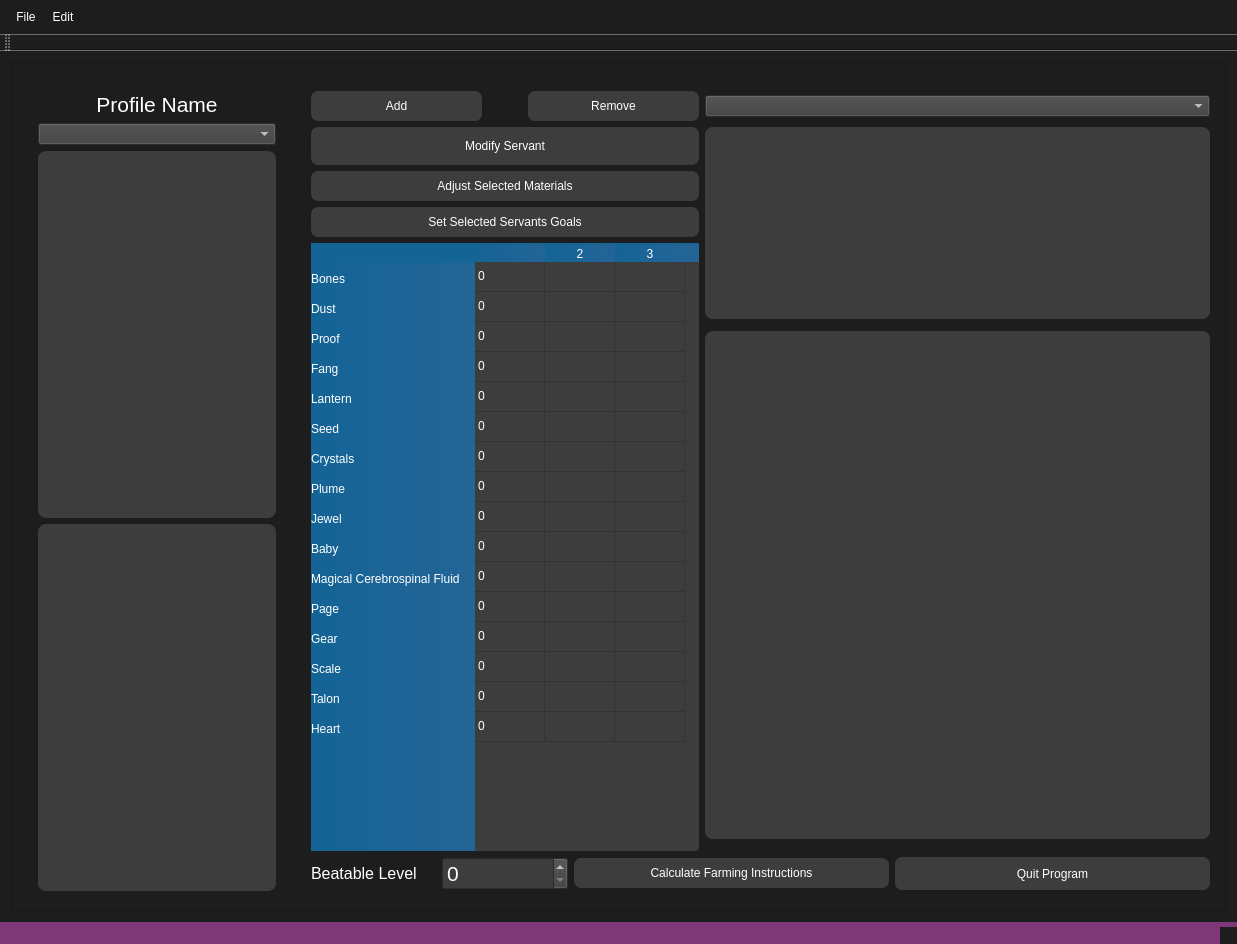
<?xml version="1.0" encoding="UTF-8"?>
<ui version="4.0">
 <class>MainWindow</class>
 <widget class="QMainWindow" name="MainWindow">
  <property name="geometry">
   <rect>
    <x>0</x>
    <y>0</y>
    <width>1237</width>
    <height>944</height>
   </rect>
  </property>
  <property name="windowTitle">
   <string>MainWindow</string>
  </property>
  <property name="styleSheet">
   <string notr="true">QMainWindow{
background-color:#1d1d1d;
}

QDialog{
background-color:#1d1d1d;
}

QFileDialog{
background-color: #1d1d1d;
}

QInputDialog{
background-color: #1d1d1d;
}

QWidget{
background-color: #1d1d1d;
}

QMenuBar{
background-color:#1d1d1d;
padding:5px;
	font: 12pt &quot;MS Shell Dlg 2&quot;;
}

QMenuBar::item{
background-color:#1d1d1d;
color:#fff;
padding:5px;
}

QMenu{
color:#fff;
padding:0;
}

QMenu::item:selected{
color:#fff;
background-color:#00aba9;
}

QSplitter::handle{
background-color: #1d1d1d;
}

QTableWidget{
background-color:#3d3d3d;
color:#fff;
border-radius: 4px;
}

QHeaderView::section{
background-color:qlineargradient(spread:pad, x1:0, y1:0, x2:1, y2:0, stop:0 rgba(20, 100, 150, 255), stop:1 rgba(36, 100, 150, 255));
border:none;
border-top-style:solid;
border-width:1px;
border-top-color:qlineargradient(spread:pad, x1:0, y1:0, x2:1, y2:0, stop:0 rgba(20, 100, 150, 255), stop:1 rgba(36, 100, 150, 255));
color:#fff;

}
QHeaderView{
background-color:qlineargradient(spread:pad, x1:0, y1:0, x2:1, y2:0, stop:0 rgba(20, 100, 150, 255), stop:1 rgba(36, 100, 150, 255));

border:none;
border-top-style:solid;
border-width:1px;
border-top-color:#146496;
color:#fff;
	font: 75 12pt &quot;Calibri&quot;;
}

QTableCornerButton::section{
border:none;
background-color:#146496;
}

QListWidget{
background-color:#3d3d3d;
color:#fff;
border-radius: 8px;
}

QMenu{
background-color:#3d3d3d;
}

QStatusBar{
background-color:#7e3878;
color:#fff;
}

QPushButton{
min-width: 80px;
min-height: 30px;

border-style:solid;

background-color:#3d3d3d;
color:#fff;
border-radius:7px;
}

QPushButton:hover{
color:#ccc;
	background-color: qlineargradient(spread:pad, x1:0.517, y1:0, x2:0.517, y2:1, stop:0 rgba(45, 45, 45, 255), stop:0.505682 rgba(45, 45, 45, 255), stop:1 rgba(29, 29, 29, 255));
	border-color:#2d89ef;
border-width:2px;
}

QPushButton:pressed{
background-color: qlineargradient(spread:pad, x1:0.517, y1:0, x2:0.517, y2:1, stop:0 rgba(29, 29, 29, 255), stop:0.505682 rgba(45, 45, 45, 255), stop:1 rgba(29, 29, 29, 255));
}


QTabWidget::tab{
background-color:#3d3d3d;
}

QLineEdit{
border-radius:0;
color: #fff;
}

QProgressBar{
border-radius:0;
text-align:center;
color:#fff;
background-color:transparent;
border: 2px solid #e3a21a;
border-radius:7px;
	font: 75 12pt &quot;Open Sans&quot;;

}

QProgressBar::chunk{
background-color:#2d89ef;
width:20px;
}

QComboBox{
background-color: #3d3d3d;
color: #fff;
}

QComboBox QAbstractItemView{
background-color: #3d3d3d;
color: #fff;
}

QTextBrowser{
background-color: #3d3d3d;
color: #fff;
border-radius: 8px;
}

QSpinBox{
background-color: #3d3d3d;
color: #fff;
font: 16pt
}

QLabel{
color: #fff;
}

QCheckBox{
color: #fff;
}</string>
  </property>
  <widget class="QWidget" name="centralWidget">
   <property name="enabled">
    <bool>true</bool>
   </property>
   <property name="font">
    <font>
     <family>MS Shell Dlg 2</family>
    </font>
   </property>
   <layout class="QGridLayout" name="gridLayout_2">
    <item row="0" column="0">
     <widget class="QScrollArea" name="scrollArea">
      <property name="enabled">
       <bool>true</bool>
      </property>
      <property name="verticalScrollBarPolicy">
       <enum>Qt::ScrollBarAsNeeded</enum>
      </property>
      <property name="horizontalScrollBarPolicy">
       <enum>Qt::ScrollBarAsNeeded</enum>
      </property>
      <property name="sizeAdjustPolicy">
       <enum>QAbstractScrollArea::AdjustToContentsOnFirstShow</enum>
      </property>
      <property name="widgetResizable">
       <bool>false</bool>
      </property>
      <property name="alignment">
       <set>Qt::AlignCenter</set>
      </property>
      <widget class="QWidget" name="scrollAreaWidgetContents">
       <property name="geometry">
        <rect>
         <x>7</x>
         <y>8</y>
         <width>1203</width>
         <height>831</height>
        </rect>
       </property>
       <widget class="QWidget" name="layoutWidget">
        <property name="geometry">
         <rect>
          <x>283</x>
          <y>9</y>
          <width>921</width>
          <height>821</height>
         </rect>
        </property>
        <layout class="QGridLayout" name="gridLayout">
         <item row="12" column="0">
          <widget class="QLabel" name="label">
           <property name="sizePolicy">
            <sizepolicy hsizetype="Preferred" vsizetype="Preferred">
             <horstretch>0</horstretch>
             <verstretch>0</verstretch>
            </sizepolicy>
           </property>
           <property name="font">
            <font>
             <pointsize>12</pointsize>
            </font>
           </property>
           <property name="text">
            <string>Beatable Level</string>
           </property>
          </widget>
         </item>
         <item row="9" column="3">
          <widget class="QTextBrowser" name="FarmingInstructions"/>
         </item>
         <item row="2" column="3">
          <widget class="QComboBox" name="userServantClasses"/>
         </item>
         <item row="12" column="2" colspan="2">
          <layout class="QHBoxLayout" name="horizontalLayout_2">
           <item>
            <layout class="QHBoxLayout" name="horizontalLayout_3">
             <item>
              <widget class="QPushButton" name="CalculateFarming">
               <property name="text">
                <string>Calculate Farming Instructions</string>
               </property>
              </widget>
             </item>
            </layout>
           </item>
           <item>
            <widget class="QPushButton" name="QuitButton">
             <property name="sizePolicy">
              <sizepolicy hsizetype="Minimum" vsizetype="Minimum">
               <horstretch>0</horstretch>
               <verstretch>0</verstretch>
              </sizepolicy>
             </property>
             <property name="text">
              <string>Quit Program</string>
             </property>
            </widget>
           </item>
          </layout>
         </item>
         <item row="3" column="3" rowspan="5">
          <widget class="QListWidget" name="listWidget"/>
         </item>
         <item row="4" column="0" colspan="3">
          <widget class="QPushButton" name="AdjustMatsOwned">
           <property name="text">
            <string>Adjust Selected Materials</string>
           </property>
          </widget>
         </item>
         <item row="5" column="0" colspan="3">
          <widget class="QPushButton" name="SetGoals">
           <property name="text">
            <string>Set Selected Servants Goals</string>
           </property>
          </widget>
         </item>
         <item row="2" column="0" colspan="3">
          <layout class="QHBoxLayout" name="horizontalLayout">
           <item>
            <widget class="QPushButton" name="AddButton">
             <property name="sizePolicy">
              <sizepolicy hsizetype="Minimum" vsizetype="Preferred">
               <horstretch>0</horstretch>
               <verstretch>0</verstretch>
              </sizepolicy>
             </property>
             <property name="autoFillBackground">
              <bool>false</bool>
             </property>
             <property name="styleSheet">
              <string notr="true"/>
             </property>
             <property name="text">
              <string>Add</string>
             </property>
            </widget>
           </item>
           <item>
            <spacer name="verticalSpacer">
             <property name="orientation">
              <enum>Qt::Horizontal</enum>
             </property>
             <property name="sizeType">
              <enum>QSizePolicy::Fixed</enum>
             </property>
             <property name="sizeHint" stdset="0">
              <size>
               <width>40</width>
               <height>20</height>
              </size>
             </property>
            </spacer>
           </item>
           <item>
            <widget class="QPushButton" name="RemoveButton">
             <property name="sizePolicy">
              <sizepolicy hsizetype="Minimum" vsizetype="Preferred">
               <horstretch>0</horstretch>
               <verstretch>0</verstretch>
              </sizepolicy>
             </property>
             <property name="text">
              <string>Remove</string>
             </property>
            </widget>
           </item>
          </layout>
         </item>
         <item row="3" column="0" colspan="3">
          <widget class="QPushButton" name="ModifyServant">
           <property name="sizePolicy">
            <sizepolicy hsizetype="Minimum" vsizetype="Minimum">
             <horstretch>0</horstretch>
             <verstretch>0</verstretch>
            </sizepolicy>
           </property>
           <property name="text">
            <string>Modify Servant</string>
           </property>
          </widget>
         </item>
         <item row="6" column="0" rowspan="6" colspan="3">
          <widget class="QTableWidget" name="MaterialsList">
           <property name="enabled">
            <bool>true</bool>
           </property>
           <property name="sizePolicy">
            <sizepolicy hsizetype="Expanding" vsizetype="MinimumExpanding">
             <horstretch>0</horstretch>
             <verstretch>0</verstretch>
            </sizepolicy>
           </property>
           <property name="minimumSize">
            <size>
             <width>0</width>
             <height>192</height>
            </size>
           </property>
           <property name="verticalScrollBarPolicy">
            <enum>Qt::ScrollBarAsNeeded</enum>
           </property>
           <property name="horizontalScrollBarPolicy">
            <enum>Qt::ScrollBarAlwaysOff</enum>
           </property>
           <property name="sizeAdjustPolicy">
            <enum>QAbstractScrollArea::AdjustToContents</enum>
           </property>
           <property name="autoScroll">
            <bool>false</bool>
           </property>
           <property name="editTriggers">
            <set>QAbstractItemView::NoEditTriggers</set>
           </property>
           <property name="iconSize">
            <size>
             <width>20</width>
             <height>20</height>
            </size>
           </property>
           <property name="columnCount">
            <number>3</number>
           </property>
           <attribute name="horizontalHeaderDefaultSectionSize">
            <number>70</number>
           </attribute>
           <attribute name="verticalHeaderDefaultSectionSize">
            <number>30</number>
           </attribute>
           <row>
            <property name="text">
             <string>Bones</string>
            </property>
            <property name="font">
             <font>
              <family>Segoe UI</family>
              <pointsize>9</pointsize>
             </font>
            </property>
            <property name="icon">
             <iconset resource="resources.qrc">
              <normaloff>:/FGO_Mats/Evil Bone.png</normaloff>:/FGO_Mats/Evil Bone.png</iconset>
            </property>
           </row>
           <row>
            <property name="text">
             <string>Dust</string>
            </property>
           </row>
           <row>
            <property name="text">
             <string>Proof</string>
            </property>
           </row>
           <row>
            <property name="text">
             <string>Fang</string>
            </property>
           </row>
           <row>
            <property name="text">
             <string>Lantern</string>
            </property>
           </row>
           <row>
            <property name="text">
             <string>Seed</string>
            </property>
           </row>
           <row>
            <property name="text">
             <string>Crystals</string>
            </property>
           </row>
           <row>
            <property name="text">
             <string>Plume</string>
            </property>
           </row>
           <row>
            <property name="text">
             <string>Jewel</string>
            </property>
           </row>
           <row>
            <property name="text">
             <string>Baby</string>
            </property>
           </row>
           <row>
            <property name="text">
             <string>Magical Cerebrospinal Fluid</string>
            </property>
           </row>
           <row>
            <property name="text">
             <string>Page</string>
            </property>
           </row>
           <row>
            <property name="text">
             <string>Gear</string>
            </property>
           </row>
           <row>
            <property name="text">
             <string>Scale</string>
            </property>
           </row>
           <row>
            <property name="text">
             <string>Talon</string>
            </property>
           </row>
           <row>
            <property name="text">
             <string>Heart</string>
            </property>
           </row>
           <column>
            <property name="text">
             <string/>
            </property>
           </column>
           <column/>
           <column/>
           <item row="0" column="0">
            <property name="text">
             <string>0</string>
            </property>
            <property name="flags">
             <set>ItemIsSelectable|ItemIsEditable|ItemIsUserCheckable|ItemIsEnabled</set>
            </property>
           </item>
           <item row="1" column="0">
            <property name="text">
             <string>0</string>
            </property>
           </item>
           <item row="2" column="0">
            <property name="text">
             <string>0</string>
            </property>
           </item>
           <item row="3" column="0">
            <property name="text">
             <string>0</string>
            </property>
           </item>
           <item row="4" column="0">
            <property name="text">
             <string>0</string>
            </property>
           </item>
           <item row="5" column="0">
            <property name="text">
             <string>0</string>
            </property>
           </item>
           <item row="6" column="0">
            <property name="text">
             <string>0</string>
            </property>
           </item>
           <item row="7" column="0">
            <property name="text">
             <string>0</string>
            </property>
           </item>
           <item row="8" column="0">
            <property name="text">
             <string>0</string>
            </property>
           </item>
           <item row="9" column="0">
            <property name="text">
             <string>0</string>
            </property>
           </item>
           <item row="10" column="0">
            <property name="text">
             <string>0</string>
            </property>
           </item>
           <item row="11" column="0">
            <property name="text">
             <string>0</string>
            </property>
           </item>
           <item row="12" column="0">
            <property name="text">
             <string>0</string>
            </property>
           </item>
           <item row="13" column="0">
            <property name="text">
             <string>0</string>
            </property>
           </item>
           <item row="14" column="0">
            <property name="text">
             <string>0</string>
            </property>
           </item>
           <item row="15" column="0">
            <property name="text">
             <string>0</string>
            </property>
           </item>
          </widget>
         </item>
         <item row="12" column="1">
          <widget class="QSpinBox" name="chooseRecommendedLevel">
           <property name="maximum">
            <number>100</number>
           </property>
          </widget>
         </item>
        </layout>
       </widget>
       <widget class="QWidget" name="layoutWidget">
        <property name="geometry">
         <rect>
          <x>10</x>
          <y>10</y>
          <width>260</width>
          <height>821</height>
         </rect>
        </property>
        <layout class="QVBoxLayout" name="verticalLayout">
         <item>
          <widget class="QLabel" name="profileName">
           <property name="sizePolicy">
            <sizepolicy hsizetype="Minimum" vsizetype="Preferred">
             <horstretch>0</horstretch>
             <verstretch>0</verstretch>
            </sizepolicy>
           </property>
           <property name="font">
            <font>
             <pointsize>16</pointsize>
            </font>
           </property>
           <property name="layoutDirection">
            <enum>Qt::LeftToRight</enum>
           </property>
           <property name="text">
            <string>Profile Name</string>
           </property>
           <property name="alignment">
            <set>Qt::AlignCenter</set>
           </property>
           <property name="wordWrap">
            <bool>false</bool>
           </property>
          </widget>
         </item>
         <item>
          <layout class="QVBoxLayout" name="verticalLayout_3">
           <item>
            <widget class="QComboBox" name="Classes"/>
           </item>
           <item>
            <widget class="QListWidget" name="Servants"/>
           </item>
           <item>
            <widget class="QTextBrowser" name="Display"/>
           </item>
          </layout>
         </item>
        </layout>
       </widget>
      </widget>
     </widget>
    </item>
   </layout>
  </widget>
  <widget class="QMenuBar" name="menuBar">
   <property name="geometry">
    <rect>
     <x>0</x>
     <y>0</y>
     <width>1237</width>
     <height>39</height>
    </rect>
   </property>
   <widget class="QMenu" name="menuFile">
    <property name="title">
     <string>File</string>
    </property>
    <addaction name="actionNew_Profile"/>
    <addaction name="actionSave_Profile"/>
   </widget>
   <widget class="QMenu" name="menuEdit">
    <property name="title">
     <string>Edit</string>
    </property>
    <addaction name="actionUndo"/>
    <addaction name="actionRedo"/>
    <addaction name="separator"/>
    <addaction name="actionSingularity"/>
   </widget>
   <addaction name="menuFile"/>
   <addaction name="menuEdit"/>
  </widget>
  <widget class="QToolBar" name="mainToolBar">
   <property name="windowTitle">
    <string>toolBar</string>
   </property>
   <attribute name="toolBarArea">
    <enum>TopToolBarArea</enum>
   </attribute>
   <attribute name="toolBarBreak">
    <bool>false</bool>
   </attribute>
  </widget>
  <widget class="QStatusBar" name="statusBar"/>
  <action name="actionNew_Profile">
   <property name="text">
    <string>New/Load Profile</string>
   </property>
  </action>
  <action name="actionSave_Profile">
   <property name="text">
    <string>Save Profile</string>
   </property>
  </action>
  <action name="actionUndo">
   <property name="text">
    <string>Undo</string>
   </property>
   <property name="shortcut">
    <string>Ctrl+Z</string>
   </property>
  </action>
  <action name="actionRedo">
   <property name="text">
    <string>Redo</string>
   </property>
   <property name="shortcut">
    <string>Ctrl+Y</string>
   </property>
  </action>
  <action name="actionSingularity">
   <property name="text">
    <string>Singularity</string>
   </property>
  </action>
 </widget>
 <layoutdefault spacing="6" margin="11"/>
 <resources>
  <include location="resources.qrc"/>
 </resources>
 <connections>
  <connection>
   <sender>RemoveButton</sender>
   <signal>clicked()</signal>
   <receiver>MaterialsList</receiver>
   <slot>update()</slot>
   <hints>
    <hint type="sourcelabel">
     <x>444</x>
     <y>34</y>
    </hint>
    <hint type="destinationlabel">
     <x>449</x>
     <y>61</y>
    </hint>
   </hints>
  </connection>
 </connections>
</ui>
